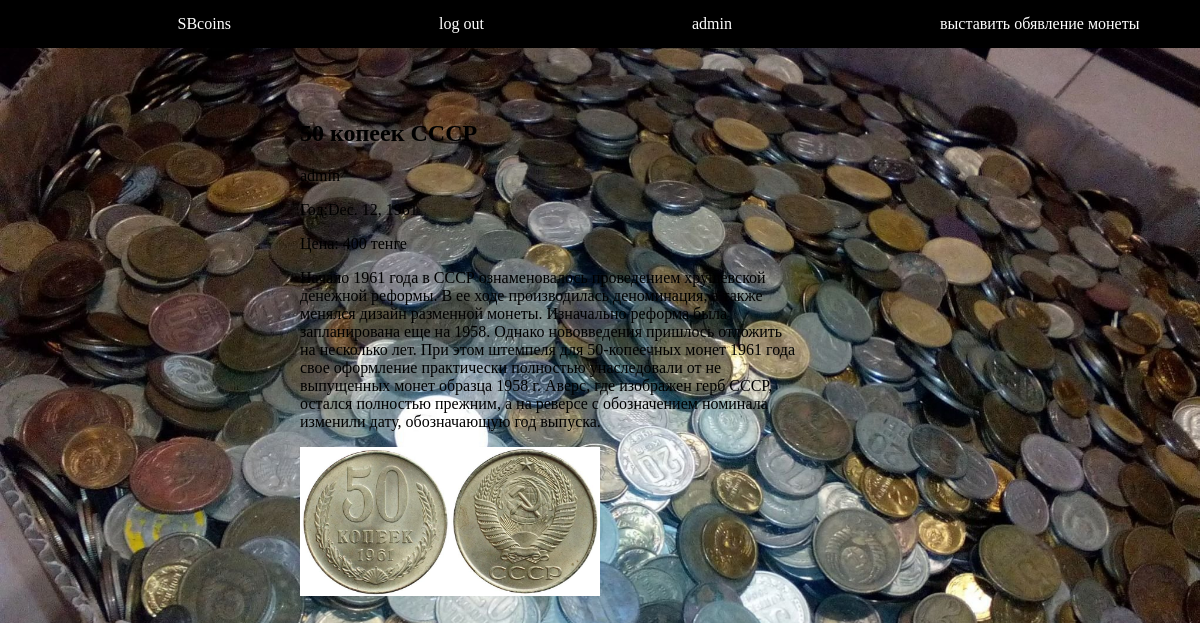
The app's page /post/1/ (signed in) with its own data.
### sbcoins/models.py (models this page shows)
class Post(models.Model):
    author=models.ForeignKey(settings.AUTH_USER_MODEL ,on_delete=models.CASCADE)
    title=models.CharField(max_length=300)
    ycoin=models.DateField(null=True)
    text=models.TextField()
    cprice=models.IntegerField(default=0)
    img=models.ImageField(blank=True,null=True)
    created_date=models.DateTimeField(default=timezone.now)

### sbcoins/views.py (the view)
# urls.py: path('post/<int:pk>/', views.get_post, name='post'),
def get_post(request,pk):
    post=Post.objects.get(id=pk)
    return render(request, 'sbcoins/post.html',{'post':post})

### sbcoins/templates/sbcoins/post.html (shortened to what this page needs)
<!DOCTYPE html>
<html lang="en">
<head>
</head>
<div class="header">
    <a href=" {% url 'post_list' %} "> SBcoins</a>
    {% if request.user.is_authenticated %}
    <a href=" {% url 'logout' %} ">log out</a>
    <a href="#">{{ request.user }}</a>
    <a href=" {% url 'new_post' %}">выставить обявление монеты</a>
    {% else  %}
    <a href=" {% url 'login' %} ">log in</a>
    <a href=" {% url 'register' %} ">регистрация</a>
    <a href=" {% url 'register' %}">выставить обявление монеты</a>
    {% endif  %}
    </div>
<body>
    <div class="new_coin">
    <h2>{{ post.title }}</h2>
    <p>{{ post.author }}</p>
    <p>Год:{{ post.ycoin }}</p>
    <p>Цена: {{ post.cprice }} тенге</p>
    <p>{{ post.text}}</p>
    <img src="{{ post.img.url }}" style="width: 300px;" alt="">
    </div>
</body>
</html>

### sbcoins/templates/sbcoins/post.html (style rules this page uses)
body { margin: 0px; background-color: green; background-image: url("/image/115157812.0.jpg"); background-size: cover; background-repeat: no-repeat; }
.new_coin { position: absolute; width: 500px; height: 45px; left: 300px; top: 100px; }
.header { display: flex; padding: 15px; background-color: black; color: white; justify-content: space-around; }
a { margin-left: 10%; text-decoration: none; color: white; }

### records on screen
Post: title "50 копеек СССР", author "admin", ycoin "Dec. 12, 1961", cprice "400", text "Начало 1961 года в СССР ознаменовалось проведением хрущевской денежной реформы. В ее ходе производилась деноминация, а также менялся дизайн разменной монеты. Изначально реформа была запланирована еще на 1958. Однако нововведения пришлось отложить на несколько лет. При этом штемпеля для 50-копеечных монет 1961 года свое оформление практически полностью унаследовали от не выпущенных монет образца 1958 г. Аверс, где изображен герб СССР, остался полностью прежним, а на реверсе с обозначением номинала изменили дату, обозначающую год выпуска.", img (picture)

### other values on screen
{{ request.user }} "admin"
